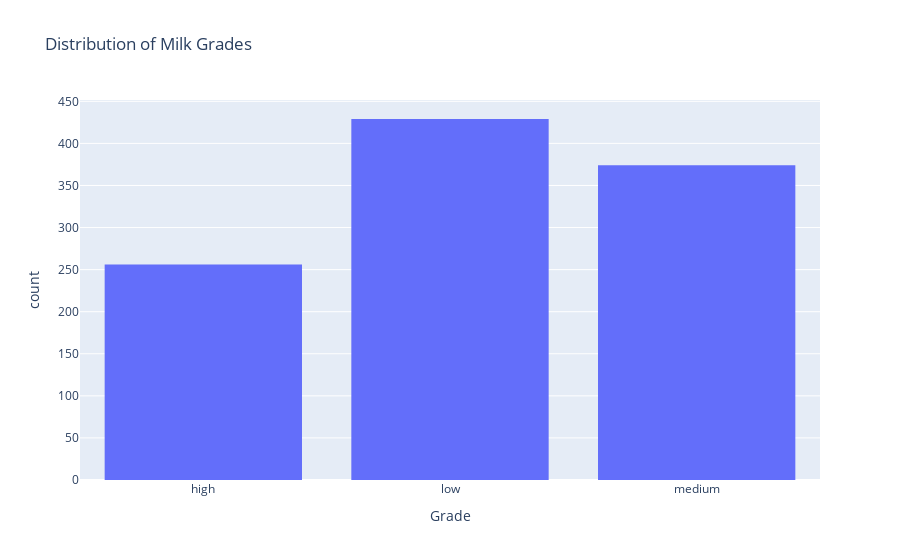

The notebook cell saved with this chart:
### Markdown cell above
#### Distribution of the target variable (Grade)

### Code cell
fig = px.histogram(df, x='Grade', title='Distribution of Milk Grades')
fig.show()

### Figure 1 — Plotly figure (JSON) as saved in the notebook; plotly's stock layout.template omitted (floating-point values rounded to 4 significant figures; data arrays with more than 128 entries replaced by an {"elided": "..."} marker saying what was removed)
{"data": [{"alignmentgroup": "True", "bingroup": "x", "hovertemplate": "Grade=%{x}<br>count=%{y}<extra></extra>", "legendgroup": "", "marker": {"color": "#636efa", "pattern": {"shape": ""}}, "name": "", "offsetgroup": "", "orientation": "v", "showlegend": false, "type": "histogram", "x": {"elided": "1059 str values"}, "xaxis": "x", "yaxis": "y"}], "layout": {"barmode": "relative", "legend": {"tracegroupgap": 0}, "title": {"text": "Distribution of Milk Grades"}, "xaxis": {"anchor": "y", "domain": [0, 1], "title": {"text": "Grade"}}, "yaxis": {"anchor": "x", "domain": [0, 1], "title": {"text": "count"}}}}
